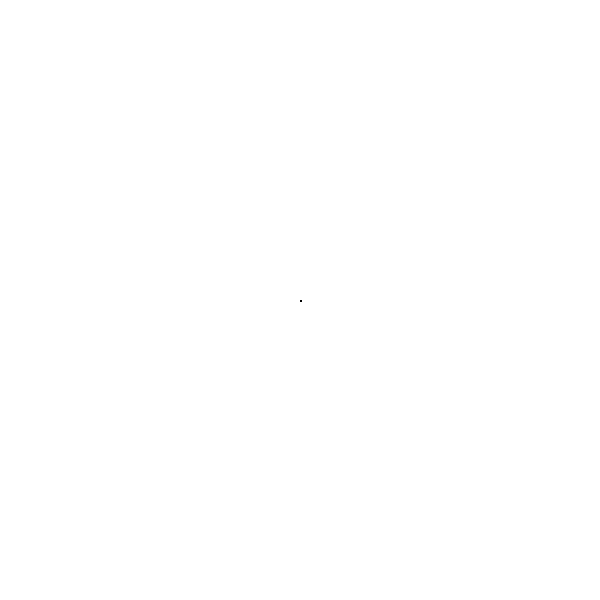
Frame 1 (no input)
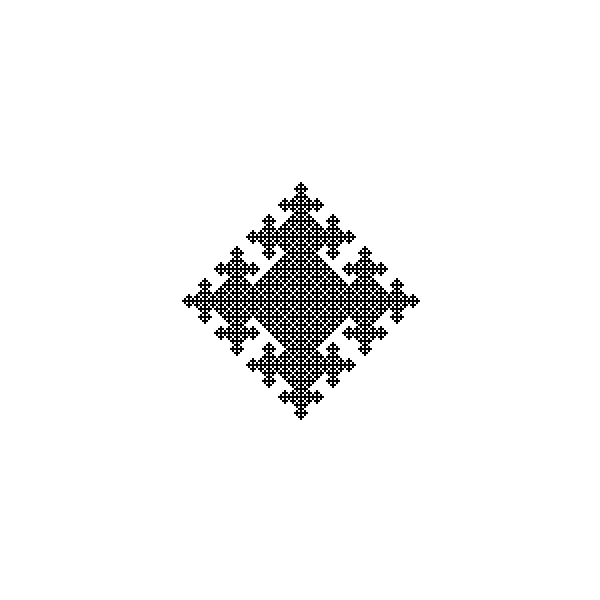
Frame 60 (the mouse pressed at the canvas centre just before this capture)
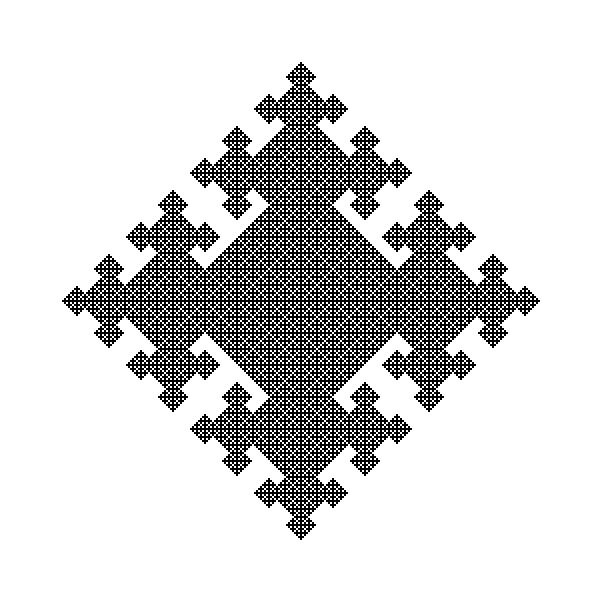
Frame 120 (the mouse held since frame 60 and released just before this capture)

The Processing sketch that drew these frames (run headless with seeded random() and noise(); from frame 60 on, the mouse is pressed at the canvas centre):

// Processing sketch: Snowflake_boolean
// ── Snowflake_boolean.pde
boolean [][] tab, oldtab;
int lato, cols, rows;

void setup() {
  size(600, 600);
  noStroke();
  lato = 2;
  cols = width / lato;
  rows = height / lato;

  tab = new boolean [cols][rows];
  oldtab = new boolean [cols][rows];

 reset();
}

void draw() {
  for (int x = 0; x < cols; x++) {
    for (int y = 0; y < rows; y++) {

      if (tab[x][y]) {
        fill(0);
      } else {
        fill(255);
      }
      oldtab[x][y] = tab[x][y];
      rect(lato * x, lato * y, lato, lato);
    }
  }
  update();
}

void update() {
  for (int x = 0; x < cols; x++) {
    for (int y = 0; y < rows; y++) {
      if (!oldtab[x][y]) {
        int counter = 0;
        if (x - 1 >= 0) {
          if (oldtab[x-1][y]) {
            counter++;
          }
        } 
        if (x + 1 < cols) {
          if (oldtab[x+1][y]) {
            counter++;
          }
        }
        if (y + 1 < rows) {
          if (oldtab[x][y+1]) {
            counter++;
          }
        }

        if (y - 1 >= 0) {
          if (oldtab[x][y-1]) {
            counter++;
          }
        }

        if (counter == 1) {
          tab[x][y] = true;
        }
      }
    }
  }
}

void reset(){
  for (int x = 0; x < cols; x++) {
    for (int y = 0; y < rows; y++) {
      tab[x][y] = false;
    }
  }
  tab[cols / 2][rows / 2] = true; 
}

void keyPressed(){
  reset();
}
